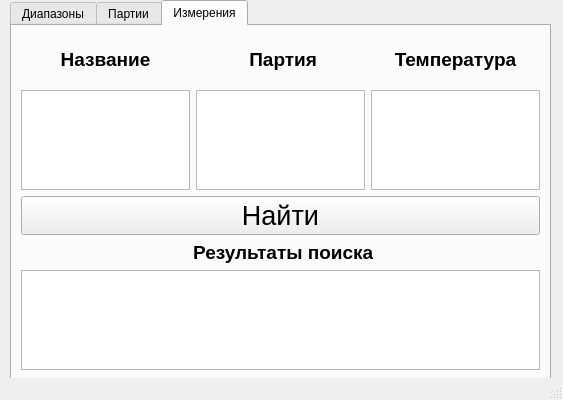
<?xml version="1.0" encoding="UTF-8"?>
<ui version="4.0">
 <class>MainWindow</class>
 <widget class="QMainWindow" name="MainWindow">
  <property name="geometry">
   <rect>
    <x>0</x>
    <y>0</y>
    <width>563</width>
    <height>400</height>
   </rect>
  </property>
  <property name="windowTitle">
   <string>ВЖ-ПА</string>
  </property>
  <widget class="QWidget" name="centralwidget">
   <widget class="QTabWidget" name="tabWidget">
    <property name="geometry">
     <rect>
      <x>10</x>
      <y>0</y>
      <width>541</width>
      <height>381</height>
     </rect>
    </property>
    <property name="currentIndex">
     <number>2</number>
    </property>
    <widget class="QWidget" name="range">
     <attribute name="title">
      <string>Диапазоны</string>
     </attribute>
     <widget class="QWidget" name="">
      <property name="geometry">
       <rect>
        <x>0</x>
        <y>0</y>
        <width>531</width>
        <height>331</height>
       </rect>
      </property>
      <layout class="QVBoxLayout" name="verticalLayout">
       <item>
        <widget class="QTextEdit" name="textEdit">
         <property name="maximumSize">
          <size>
           <width>16777215</width>
           <height>100</height>
          </size>
         </property>
        </widget>
       </item>
       <item>
        <layout class="QHBoxLayout" name="horizontalLayout">
         <item>
          <widget class="QPushButton" name="pushButton">
           <property name="text">
            <string>Добавить диапазон</string>
           </property>
          </widget>
         </item>
         <item>
          <widget class="QPushButton" name="pushButton_2">
           <property name="text">
            <string>Удалить диапазон</string>
           </property>
          </widget>
         </item>
        </layout>
       </item>
       <item>
        <widget class="QTextEdit" name="textEdit_2"/>
       </item>
      </layout>
     </widget>
    </widget>
    <widget class="QWidget" name="tab_2">
     <attribute name="title">
      <string>Партии</string>
     </attribute>
     <widget class="QWidget" name="layoutWidget">
      <property name="geometry">
       <rect>
        <x>0</x>
        <y>0</y>
        <width>531</width>
        <height>321</height>
       </rect>
      </property>
      <layout class="QVBoxLayout" name="verticalLayout_2">
       <item>
        <widget class="QTextEdit" name="textEdit_3">
         <property name="maximumSize">
          <size>
           <width>16777215</width>
           <height>100</height>
          </size>
         </property>
        </widget>
       </item>
       <item>
        <layout class="QHBoxLayout" name="horizontalLayout_2">
         <item>
          <widget class="QPushButton" name="pushButton_3">
           <property name="text">
            <string>Добавить партию</string>
           </property>
          </widget>
         </item>
         <item>
          <widget class="QPushButton" name="pushButton_4">
           <property name="text">
            <string>Удалить партию</string>
           </property>
          </widget>
         </item>
        </layout>
       </item>
       <item>
        <widget class="QTextEdit" name="textEdit_4"/>
       </item>
      </layout>
     </widget>
    </widget>
    <widget class="QWidget" name="tab">
     <attribute name="title">
      <string>Измерения</string>
     </attribute>
     <layout class="QVBoxLayout" name="verticalLayout_6">
      <item>
       <layout class="QHBoxLayout" name="horizontalLayout_3">
        <item>
         <layout class="QVBoxLayout" name="verticalLayout_3">
          <item>
           <widget class="QLabel" name="label">
            <property name="font">
             <font>
              <pointsize>14</pointsize>
              <weight>75</weight>
              <bold>true</bold>
             </font>
            </property>
            <property name="text">
             <string>Название</string>
            </property>
            <property name="alignment">
             <set>Qt::AlignCenter</set>
            </property>
            <property name="indent">
             <number>5</number>
            </property>
           </widget>
          </item>
          <item>
           <widget class="QTextEdit" name="name">
            <property name="maximumSize">
             <size>
              <width>16777215</width>
              <height>100</height>
             </size>
            </property>
            <property name="html">
             <string>&lt;!DOCTYPE HTML PUBLIC &quot;-//W3C//DTD HTML 4.0//EN&quot; &quot;http://www.w3.org/TR/REC-html40/strict.dtd&quot;&gt;
&lt;html&gt;&lt;head&gt;&lt;meta name=&quot;qrichtext&quot; content=&quot;1&quot; /&gt;&lt;style type=&quot;text/css&quot;&gt;
p, li { white-space: pre-wrap; }
&lt;/style&gt;&lt;/head&gt;&lt;body style=&quot; font-family:'MS Shell Dlg 2'; font-size:8.25pt; font-weight:400; font-style:normal;&quot;&gt;
&lt;p style=&quot;-qt-paragraph-type:empty; margin-top:0px; margin-bottom:0px; margin-left:0px; margin-right:0px; -qt-block-indent:0; text-indent:0px;&quot;&gt;&lt;br /&gt;&lt;/p&gt;&lt;/body&gt;&lt;/html&gt;</string>
            </property>
           </widget>
          </item>
         </layout>
        </item>
        <item>
         <layout class="QVBoxLayout" name="verticalLayout_4">
          <item>
           <widget class="QLabel" name="label_4">
            <property name="font">
             <font>
              <pointsize>14</pointsize>
              <weight>75</weight>
              <bold>true</bold>
             </font>
            </property>
            <property name="text">
             <string> Партия</string>
            </property>
            <property name="alignment">
             <set>Qt::AlignCenter</set>
            </property>
            <property name="indent">
             <number>5</number>
            </property>
           </widget>
          </item>
          <item>
           <widget class="QTextEdit" name="lot">
            <property name="maximumSize">
             <size>
              <width>16777215</width>
              <height>100</height>
             </size>
            </property>
           </widget>
          </item>
         </layout>
        </item>
        <item>
         <layout class="QVBoxLayout" name="verticalLayout_5">
          <item>
           <widget class="QLabel" name="label_5">
            <property name="font">
             <font>
              <pointsize>14</pointsize>
              <weight>75</weight>
              <bold>true</bold>
             </font>
            </property>
            <property name="text">
             <string>Температура</string>
            </property>
            <property name="alignment">
             <set>Qt::AlignCenter</set>
            </property>
            <property name="indent">
             <number>5</number>
            </property>
           </widget>
          </item>
          <item>
           <widget class="QTextEdit" name="temp">
            <property name="maximumSize">
             <size>
              <width>16777215</width>
              <height>100</height>
             </size>
            </property>
           </widget>
          </item>
         </layout>
        </item>
       </layout>
      </item>
      <item>
       <widget class="QPushButton" name="pushButton_5">
        <property name="font">
         <font>
          <pointsize>20</pointsize>
         </font>
        </property>
        <property name="text">
         <string>Найти</string>
        </property>
       </widget>
      </item>
      <item>
       <widget class="QLabel" name="label_2">
        <property name="font">
         <font>
          <pointsize>14</pointsize>
          <weight>75</weight>
          <bold>true</bold>
         </font>
        </property>
        <property name="text">
         <string> Результаты поиска</string>
        </property>
        <property name="alignment">
         <set>Qt::AlignCenter</set>
        </property>
        <property name="indent">
         <number>5</number>
        </property>
       </widget>
      </item>
      <item>
       <widget class="QTextEdit" name="lot_2">
        <property name="maximumSize">
         <size>
          <width>16777215</width>
          <height>100</height>
         </size>
        </property>
       </widget>
      </item>
     </layout>
    </widget>
   </widget>
  </widget>
  <widget class="QStatusBar" name="statusbar"/>
 </widget>
 <resources/>
 <connections/>
</ui>
